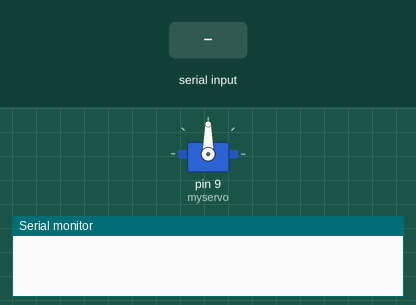
The sketch below on a simulated Arduino Uno, built with avr-gcc and run on an emulated ATmega328P. Shown: servo, the last lines printed to the serial monitor. The inputs (shaded band) are chosen by the test bench.

Above: at 1.2 s.
1.3 s: "R" received over Serial
At 1.9 s:
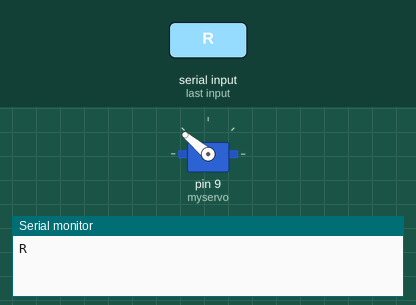
2.8 s: "G" received over Serial
At 4.0 s:
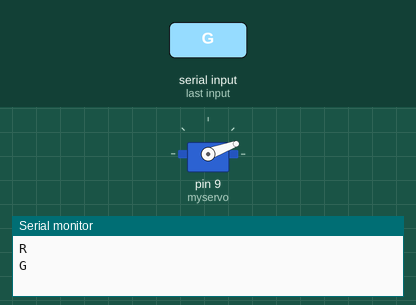
4.3 s: "N" received over Serial
At 5.4 s:
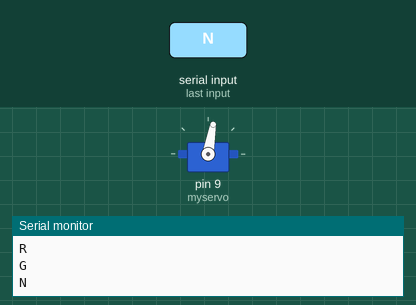
Timing chart, 0 to 7.3 s (numbered marks = the images above; inputs shaded):
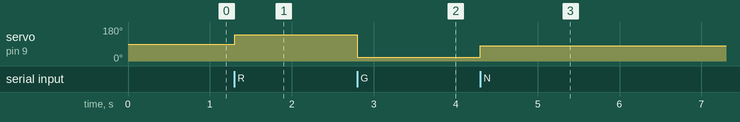

The sketch:

sketch_may11a_copy_20230529110806.ino
```cpp
#include <Servo.h>

Servo myservo;
char serial_data;

void setup(){
  Serial.begin(9600);
  myservo.attach(9);
  myservo.write(90);
}

void loop() {
  if (Serial.available()>0)
  {
    serial_data=Serial.read();
    if (serial_data == 'R')
    {
      myservo.write(140);
      Serial.println("R");
    }
    else if (serial_data == 'G')
    {
      myservo.write(20);
      Serial.println("G");
    }
    else if (serial_data == 'N')
    {
      myservo.write(80);
      Serial.println("N");
    }
  }
}
```

Measured:
- after the input at 1.3 s, servo on pin 9 (myservo): 90° → 140° at once
- after the input at 2.8 s, servo on pin 9 (myservo): 140° → 20° at once
- after the input at 4.3 s, servo on pin 9 (myservo): 20° → 80° at once
